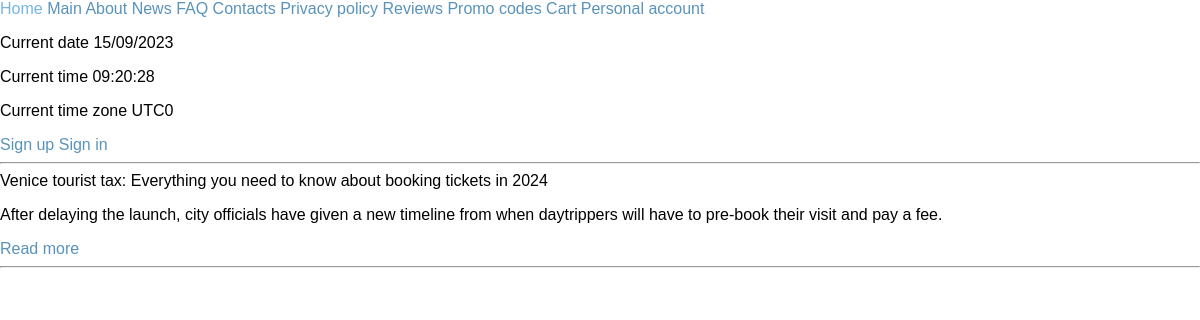
Screenshot of /info/news with the database file from the repository.
### info/models.py (models this page shows)
class News(models.Model):
    name = models.CharField(max_length=100)
    brief_description = models.CharField(max_length=200)
    url = models.URLField()

### info/views.py (the view)
# urls.py: path('news', views.news_view, name='news_view'),
def news_view(request):
    news = News.objects.all()
    return render(request, "news.html", {'news': news})

### info/templates/news.html (shortened to what this page needs)
{% extends "base.html" %}
{% block content %}
<hr>
<section>
    {% for n in news %}
    <article>
        <header>{{ n.name }}</header>
        <section>
            <p>{{ n.brief_description }}</p>
        </section>
        <a href={{ n.url }}>Read
            more</a>
    </article>
    <hr>
    {% endfor %}
</section>
{% endblock %}

### static/css/base.css (style rules this page uses)
body { margin:0; padding:0; font-family:helvetica, sans-serif; }
a { text-decoration:none; color:#5993bb; }

### rows the page displays
News: name "Venice tourist tax: Everything you need to know about booking tickets in 2024", brief_description "After delaying the launch, city officials have given a new timeline from when daytrippers will have to pre-book their visit and pay a fee."
